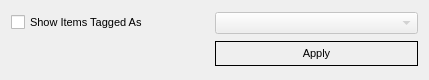
<?xml version="1.0" encoding="UTF-8"?>
<ui version="4.0">
 <class>TagFilter</class>
 <widget class="QWidget" name="TagFilter">
  <property name="windowModality">
   <enum>Qt::ApplicationModal</enum>
  </property>
  <property name="geometry">
   <rect>
    <x>0</x>
    <y>0</y>
    <width>429</width>
    <height>80</height>
   </rect>
  </property>
  <property name="font">
   <font>
    <pointsize>8</pointsize>
   </font>
  </property>
  <property name="windowTitle">
   <string>Filter</string>
  </property>
  <property name="autoFillBackground">
   <bool>true</bool>
  </property>
  <layout class="QGridLayout" name="gridLayout">
   <property name="horizontalSpacing">
    <number>0</number>
   </property>
   <item row="1" column="1">
    <widget class="QPushButton" name="pushButton">
     <property name="styleSheet">
      <string notr="true">border: 1px solid black; padding: 5px 10px 5px 10px;</string>
     </property>
     <property name="text">
      <string>Apply</string>
     </property>
     <property name="default">
      <bool>true</bool>
     </property>
     <property name="flat">
      <bool>true</bool>
     </property>
    </widget>
   </item>
   <item row="0" column="0">
    <widget class="QCheckBox" name="tagcheckBox">
     <property name="text">
      <string>Show Items Tagged As</string>
     </property>
    </widget>
   </item>
   <item row="0" column="1">
    <widget class="QComboBox" name="tagcomboBox">
     <property name="enabled">
      <bool>false</bool>
     </property>
     <property name="insertPolicy">
      <enum>QComboBox::NoInsert</enum>
     </property>
    </widget>
   </item>
  </layout>
 </widget>
 <resources/>
 <connections>
  <connection>
   <sender>tagcheckBox</sender>
   <signal>toggled(bool)</signal>
   <receiver>tagcomboBox</receiver>
   <slot>setEnabled(bool)</slot>
   <hints>
    <hint type="sourcelabel">
     <x>120</x>
     <y>55</y>
    </hint>
    <hint type="destinationlabel">
     <x>248</x>
     <y>49</y>
    </hint>
   </hints>
  </connection>
 </connections>
</ui>
